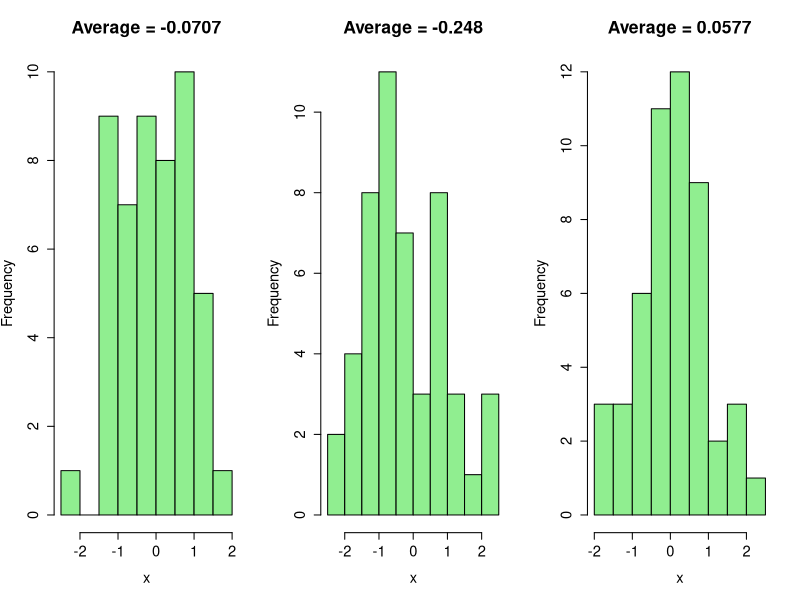
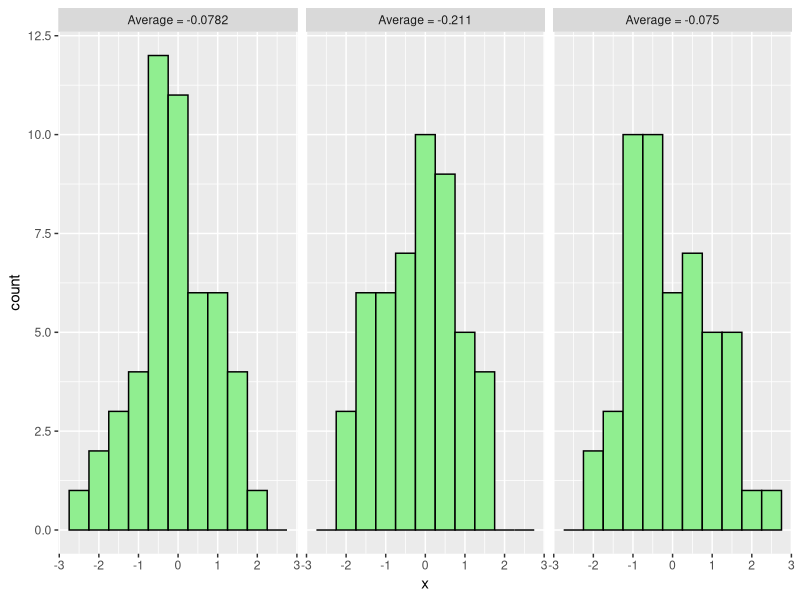
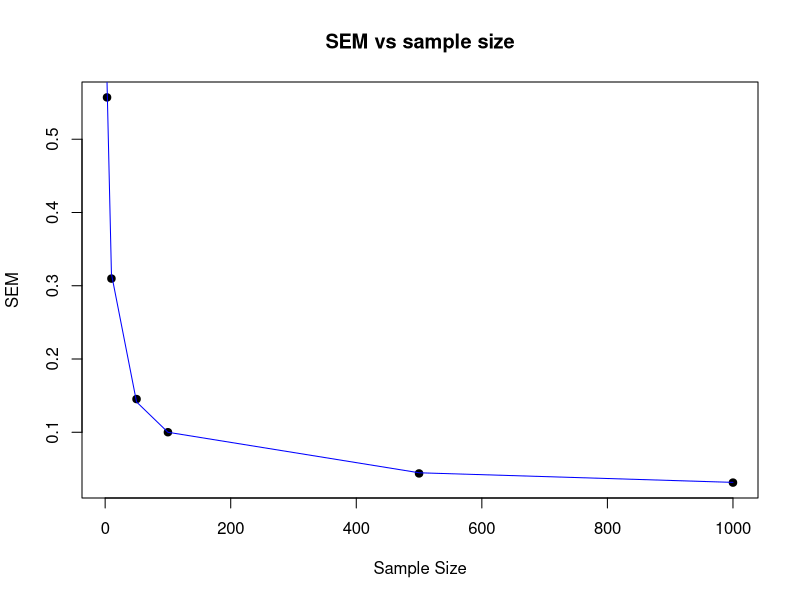
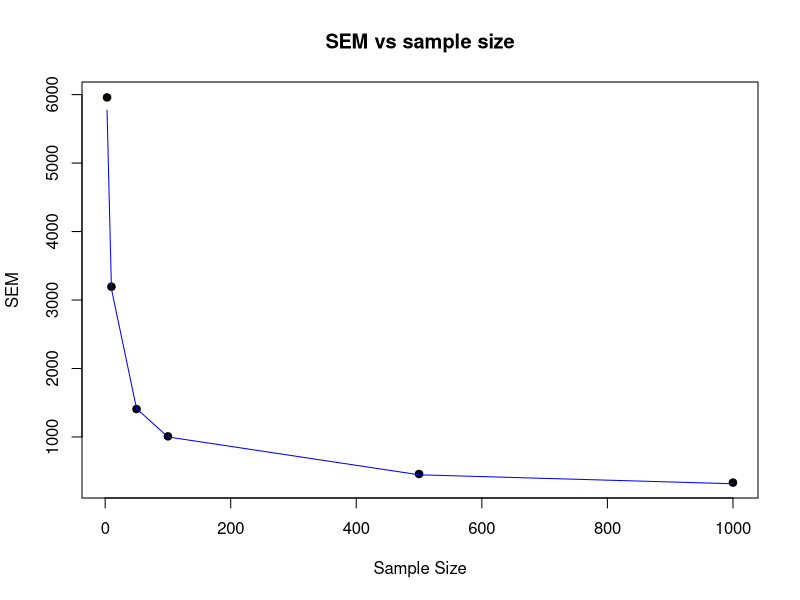
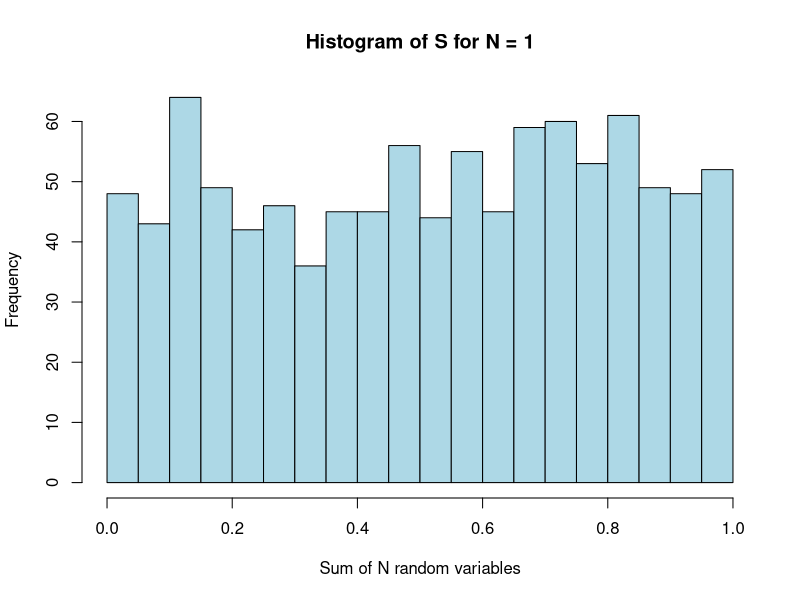
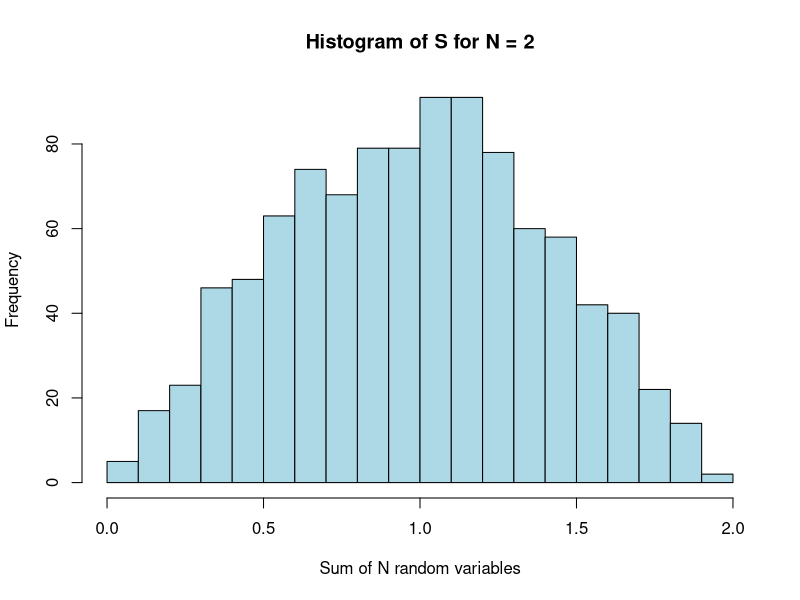
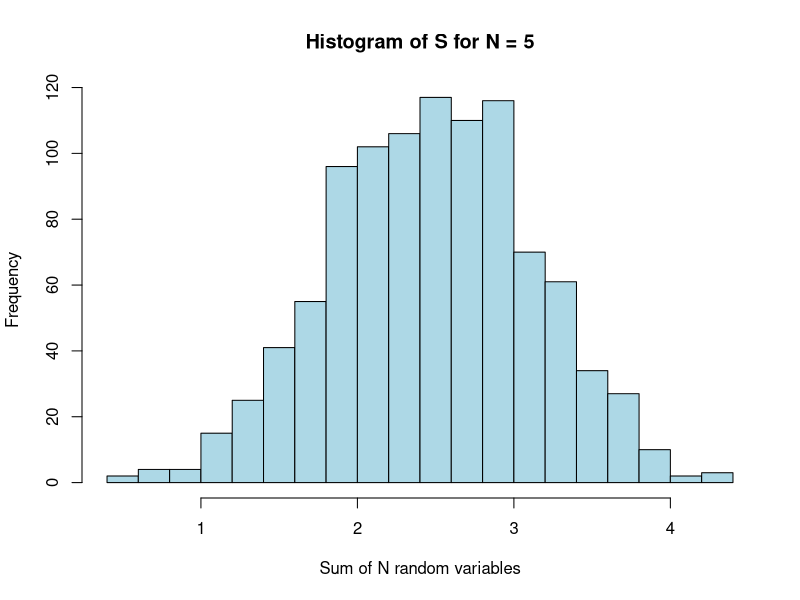
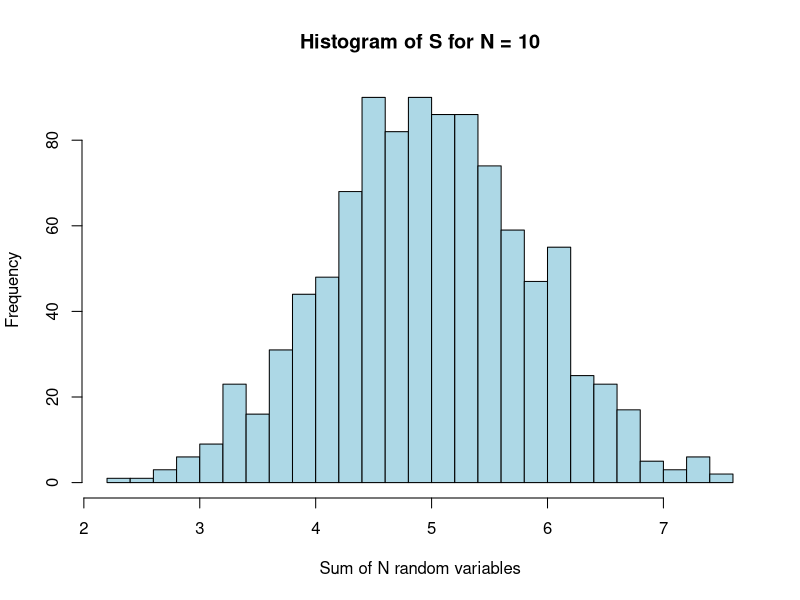

Generate these figures, in order, with R:
## ---- chunk 1
library(ggplot2)
library(dplyr)
knitr::opts_chunk$set(echo = TRUE)
## ---- chunk 2
old.par <- par(mfrow=c(1,3),ps=16)
for ( iTry in 1:3 ) {
  x<-rnorm(50,mean=0,sd=1)
  hist(x,breaks=10,col='lightgreen',main=paste("Average =",signif(mean(x),3)))
}
par(old.par)
## ---- chunk 3

# draw all data at once: generate 150 random values and tag them with 1, 2, 3 (repeatedly) which 
# will indicate which of the three "samples" of size 50 we assign the value to:

df <- data.frame(
        x=rnorm(150),
        y=rep(1:3,50)
      )

ggplot(
    df,
    aes(x=x)
  )+
  geom_histogram(binwidth=0.5,colour="black",fill='lightgreen')+
  facet_wrap(~y,
             labeller=function(labels) {
               av <- df %>% group_by(y) %>% summarise(AV=mean(x))
               av_lbl <- av %>% mutate(L=paste("Average =", signif(AV,3)))
               return(av_lbl["L"])
             })
## ---- chunk 4
# different sample sizes we are going to try:
sample.sizes=c(3,10,50, 100, 500, 1000)

# we will use the vector below to save the standard deviations (i.e. widths) of the 
# *distribution of the means* at each given sample size.
# Note that it's ok to initialize with an empty vector of length 0 - if we index 
# it out-of-bounds when assigning a value later, the vector will auto-expand 
# on assignment without throwing any errors:
mean.sds = numeric(0) 

for ( N in sample.sizes ) { # try different sample sizes, one at a time

 # INSERT YOUR CODE HERE: (you may want to check the slides). 
  
 # 1) At each given N (i.e. in each iteration of the outer loop) you have to draw large number 
 # (e.g. 1000) of samples of that size N, from the distribution of your choice (e.g. normal, 
 # uniform, exponential, ...), and calculate the mean of *each* of those samples. 
 # Save all those means into a vector 'm'. 
 #
 # 2) Now, with vector m in hand, we want to characterize how much the sample mean fluctuates
 # from one experiment (experiment=drawing a sample of N measurements) to the next. Instead of just
 # plotting a histogram (empirical distribution) of vector m as we did in class, this time we want to 
 # calculate the standard deviation of that empirical distribution. Use function sd() to achieve that.
 #
 # 3) save the result (sd of the distributions of the means for current N) into the vector mean.sds 
 # defined above. You can use c() to concatenate, or you can use an indexing variable (you will need 
 # to define it and to increment it properly then); 
 #
  
  # Draw large number of samples of size N from a normal distribution
  num.samples = 1000  # Example: 1000 samples
  sample.means = numeric(num.samples)
  
  for (i in 1:num.samples) {
    # Generate a random sample
    sample = rnorm(N, mean = 0, sd = 1)
    # Calculate the mean of the sample and store it
    sample.means[i] = mean(sample)
  }
  
  # Calculate the standard deviation of the sample means
  sem = sd(sample.means)

  mean.sds = c(mean.sds, sem)
}

# at this point, you should have the vector mean.sds filled. It should have length 6and keep the 
# calculated values of the SEM at different sample sizes: mean.sds[1] is the SEM at N=3, mean.sds[2] 
# is the SEM at N=10, and so on.
# let us now plot the calculated SEM (i.e. the "typical" error we expect the sample mean to exhibit in any 
# given experiment) as a function of the sample size, N. 

plot(sample.sizes,mean.sds, main="SEM vs sample size",pch=19, xlab = "Sample Size", ylab = "SEM")
lines(sample.sizes,1/sqrt(sample.sizes),col='blue')
## ---- chunk 5

# Set the sigma value, to an extreme for clarity of impact
sigma = 10000

# different sample sizes we are going to try:
sample.sizes=c(3,10,50, 100, 500, 1000)

# we will use the vector below to save the standard deviations (i.e. widths) of the 
# *distribution of the means* at each given sample size.
# Note that it's ok to initialize with an empty vector of length 0 - if we index 
# it out-of-bounds when assigning a value later, the vector will auto-expand 
# on assignment without throwing any errors:
mean.sds = numeric(0) 

for ( N in sample.sizes ) { # try different sample sizes, one at a time

 # INSERT YOUR CODE HERE: (you may want to check the slides). 
  
 # 1) At each given N (i.e. in each iteration of the outer loop) you have to draw large number 
 # (e.g. 1000) of samples of that size N, from the distribution of your choice (e.g. normal, 
 # uniform, exponential, ...), and calculate the mean of *each* of those samples. 
 # Save all those means into a vector 'm'. 
 #
 # 2) Now, with vector m in hand, we want to characterize how much the sample mean fluctuates
 # from one experiment (experiment=drawing a sample of N measurements) to the next. Instead of just
 # plotting a histogram (empirical distribution) of vector m as we did in class, this time we want to 
 # calculate the standard deviation of that empirical distribution. Use function sd() to achieve that.
 #
 # 3) save the result (sd of the distributions of the means for current N) into the vector mean.sds 
 # defined above. You can use c() to concatenate, or you can use an indexing variable (you will need 
 # to define it and to increment it properly then); 
 #
  
 # Draw large number of samples of size N from a normal distribution
  num.samples = 1000  # Example: 1000 samples
  sample.means = numeric(num.samples)
  
  for (i in 1:num.samples) {
    # Generate a random sample
    sample = rnorm(N, mean = 0, sd = sigma)
    # Calculate the mean of the sample and store it
    sample.means[i] = mean(sample)
  }
  
  # Calculate the standard deviation of the sample means
  sem = sd(sample.means)

  mean.sds = c(mean.sds, sem)
}

# at this point, you should have the vector mean.sds filled. It should have length 6and keep the 
# calculated values of the SEM at different sample sizes: mean.sds[1] is the SEM at N=3, mean.sds[2] 
# is the SEM at N=10, and so on.

# let us now plot the calculated SEM (i.e. the "typical" error we expect the sample mean to exhibit in any 
# given experiment) as a function of the sample size, N. 

plot(sample.sizes,mean.sds, main="SEM vs sample size",pch=19, xlab = "Sample Size", ylab = "SEM")
lines(sample.sizes,sigma/sqrt(sample.sizes),col='blue')
## ---- chunk 6
# Set a starting N which shows the original chosen distribution
N <- 1

# how many times we are going to repeat the "experiment" (see the text above for what we now call an experiment):
n.repeats <- 1000 
s.values <- numeric() # we will use this vector to store the value of the sum, s, in each experiment

for (i.exp in 1:n.repeats) { # repeat the experiment 'n.repeats' times
  # More details below. In each "experiment" we must draw the values x1, ..., xN of all the 
  # random variables we are going to sum up:
  x <- runif(N, min = 0, max = 1)  # Using simple uniform distribution

  # the "measured" value of the random variable S in the current experiment is the sum of x1...xN;
  # calculate it and save into the vector s.values:
   
  ### Saving the results 
  s.values[i.exp] <- sum(x)
}

# Plot histogram of the values of s
hist(s.values, main = paste("Histogram of S for N =", N),
     xlab = "Sum of N random variables", col = "lightblue", breaks = 20)

# Loop for different values of N
for (N in c(2, 5, 10, 50, 1000)) {
  s.values <- numeric()
  for (i.exp in 1:n.repeats) {
    x <- runif(N, min = 0, max = 1) 
    s.values[i.exp] <- sum(x)
  }
  
  # Plot histograms for each N
  hist(s.values, main = paste("Histogram of S for N =", N),
       xlab = "Sum of N random variables", col = "lightblue", breaks = 20)
}
